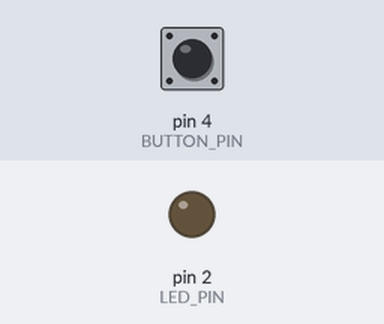
This sketch was run on a simulated Arduino Uno, built with avr-gcc and run on an emulated ATmega328P. Parts: output pins drawn as LEDs (lit = HIGH). The test bench sets the inputs (shaded band); at power-on: pin 4 (BUTTON_PIN) LOW.

Above: at 1.2 s.
1.3 s: pin 4 (BUTTON_PIN) pulled HIGH for 0.15 s
At 1.37 s:
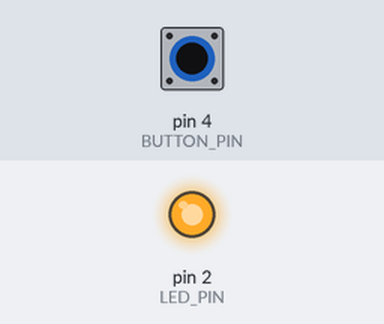
2.9 s: pin 4 (BUTTON_PIN) pulled HIGH for 3.2 s
At 6.8 s:
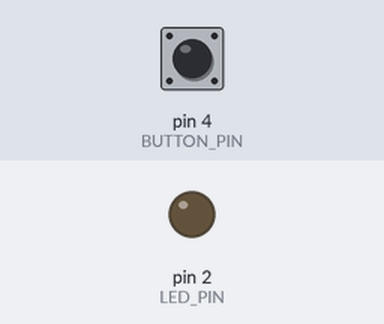
Timing chart, 0 to 8.3 s (numbered marks = the images above; inputs shaded):
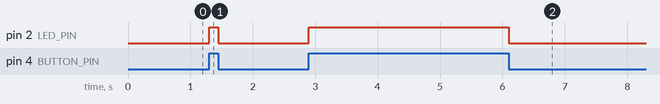

The sketch:

Getting_digital_instruction_from_outer_environment.ino
```cpp
#define LED_PIN 2
#define BUTTON_PIN 4

void setup() {
    pinMode(LED_PIN, OUTPUT);
    pinMode(BUTTON_PIN, INPUT);
}

void loop() {
    int state = digitalRead(BUTTON_PIN); // or bool
    digitalWrite(LED_PIN, state);
}
```

Measured:
- after the input at 1.3 s, pin 2 (LED_PIN): LOW → HIGH at once, → LOW 0.15 s later
- after the input at 2.9 s, pin 2 (LED_PIN): LOW → HIGH at once, → LOW 3.2 s later
